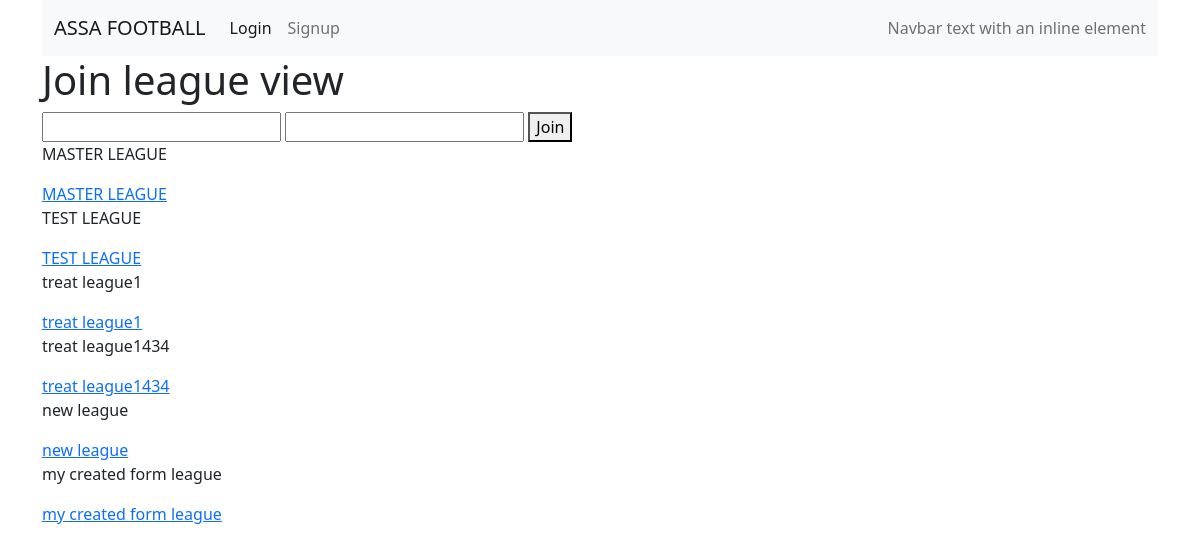
/leagues/join, run on the app's committed database.
### predictor/models.py (models this page shows, shortened)
class League(models.Model):
    id = models.AutoField(primary_key=True)
    name = models.CharField(max_length=50, unique=True)
    pin = models.IntegerField(max_length=6)
    admin = models.ForeignKey(User, on_delete=SET_NULL, null=True, related_name='league_admin')
    users = models.ManyToManyField(User, related_name='league_users')
    create_date = models.DateTimeField(auto_now_add=True)
    rules = models.TextField(max_length=500, blank=True)

### predictor/views.py (the view, shortened to what this page needs)
# urls.py: path('leagues/join', join_league, name='join_league'),
def join_league(request):
    print(request.POST)
    leagues = League.objects.all()
    context = {
        'leagues':leagues
    }
    return render(request,'predictor/join_league.html', context)

### predictor/templates/predictor/join_league.html (shortened to what this page needs)
{% extends "base.html" %}
{% block content %}
    <h1>Join league view </h1>
    <form method="POST" autocomplete="off">
    <input type="text" name="name" id="name">
    <input type="number" name="pin" id="pin">
    <button type="submit">Join</button>
    </form>
    {% for league in leagues %}
        <p>{{league.name}}</p>
        <a href="join/{{league.pk}}">{{league.name}}</a>
    {% endfor %}
{% endblock content %}

### data on the page
League: name "MASTER LEAGUE"
League: name "TEST LEAGUE"
League: name "treat league1"
League: name "treat league1434"
League: name "new league"
League: name "my created form league"
